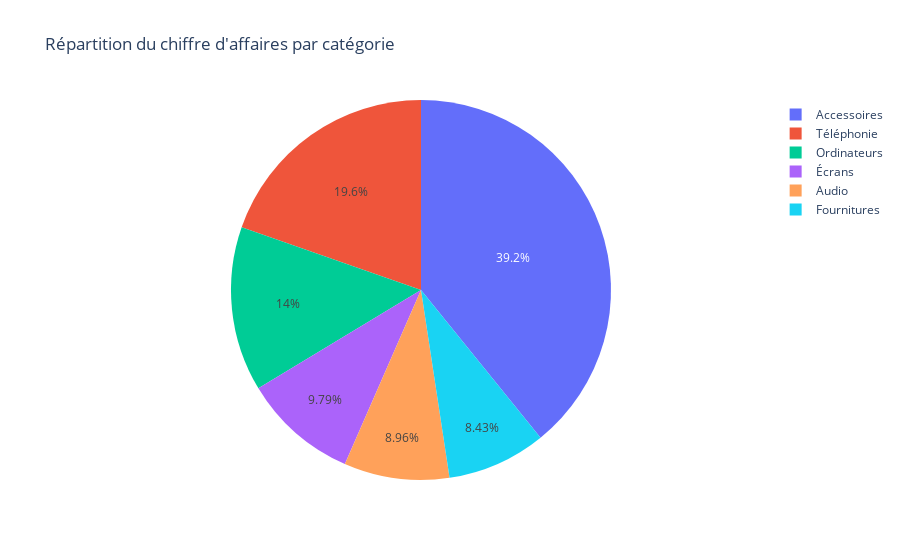

The cell this chart's notebook holds for it:
### Code cell
fig = px.pie(
    sales_by_category,
    names='Category',
    values='Total_Revenue',
    title='Répartition du chiffre d\'affaires par catégorie'
)

fig.show()

### Figure 1 — Plotly figure (JSON) as saved in the notebook; plotly's stock layout.template omitted (floating-point values rounded to 4 significant figures)
{"data": [{"domain": {"x": [0, 1], "y": [0, 1]}, "hovertemplate": "Category=%{label}<br>Total_Revenue=%{value}<extra></extra>", "labels": ["Accessoires", "Téléphonie", "Ordinateurs", "Écrans", "Audio", "Fournitures"], "legendgroup": "", "name": "", "showlegend": true, "type": "pie", "values": [155800.0, 78150.0, 55700.0, 38930.0, 35650.0, 33520.0]}], "layout": {"legend": {"tracegroupgap": 0}, "title": {"text": "Répartition du chiffre d'affaires par catégorie"}}}
